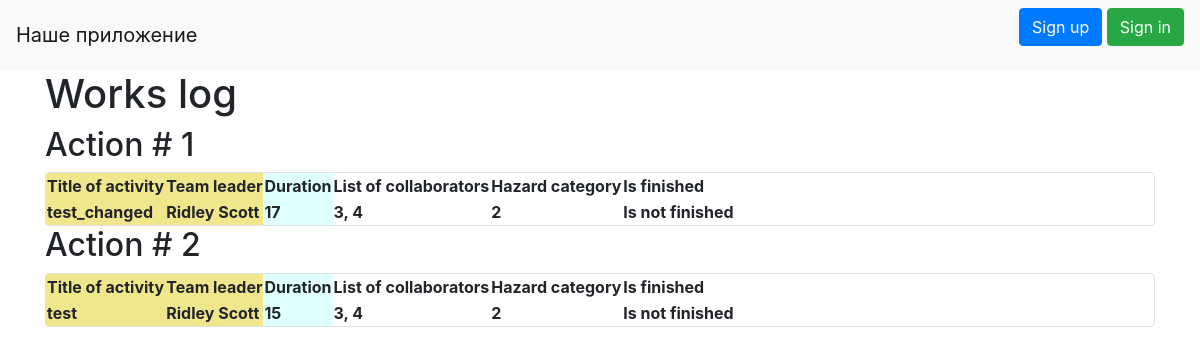
The page / on the database its author committed.
### data/jobs.py (models this page shows)
class Jobs(SqlAlchemyBase, SerializerMixin):
    __tablename__ = 'jobs'
    id = sqlalchemy.Column(sqlalchemy.Integer, primary_key=True, autoincrement=True)
    team_leader = sqlalchemy.Column(sqlalchemy.Integer, sqlalchemy.ForeignKey("users.id"))
    job = sqlalchemy.Column(sqlalchemy.String, nullable=True)
    work_size = sqlalchemy.Column(sqlalchemy.Integer, nullable=True)
    collaborators = sqlalchemy.Column(sqlalchemy.String, nullable=True)
    hazard = sqlalchemy.Column(sqlalchemy.Integer, sqlalchemy.ForeignKey("hazards.id"))
    start_date = sqlalchemy.Column(sqlalchemy.DateTime, default=datetime.datetime.now)
    end_date = sqlalchemy.Column(sqlalchemy.DateTime, default=datetime.datetime.now)
    is_finished = sqlalchemy.Column(sqlalchemy.Boolean, nullable=True)
    creater = sqlalchemy.Column(sqlalchemy.Integer, default=1, nullable=True)
    user = orm.relation('User')

### main.py (the view)
@app.route('/')
def index():
    db_sess = db_session.create_session()
    jobs = db_sess.query(Jobs).filter(Jobs.id > 0).all()
    for i in jobs:
        if i.is_finished:
            i.is_finished1 = 'Is finished'
        else:
            i.is_finished1 = 'Is not finished'
        user = db_sess.query(User).filter(User.id == i.team_leader).first()
        i.team_leader1 = user.name + ' ' + user.surname
    return render_template("index.html", jobs=jobs)

### data/db_session.py (called while the page is built)
def create_session() -> Session:
    global __factory
    return __factory()

### templates/index.html (shortened to what this page needs)
{% extends "base.html" %}
{% block content %}
<h1>Works log</h1>
{% for item in jobs%}
<h2>Action # {{item.id}}</h2>
<div class="col-md6 border rounded">
    <table>
  <colgroup>
    <col span="2" style="background:Khaki">
    <col style="background-color:LightCyan">
  </colgroup>
  <tr>
    <th>Title of activity</th>
    <th>Team leader</th>
    <th>Duration</th>
    <th>List of collaborators</th>
      <th>Hazard category</th>
      <th>Is finished</th>
  </tr>
  <tr>
    <th>{{item.job}}</th>
    <th>{{item.team_leader1}}</th>
    <th>{{item.work_size}}</th>
    <th>{{item.collaborators}}</th>
      <th>{{item.hazard}}</th>
      <th>{{item.is_finished1}}</th>
  </tr>
</table>
</div>
{% endfor %}
{% endblock %}ml>

### templates/base.html (shortened to what this page needs)
<!doctype html>
<html lang="en">
<head>
    <link rel="stylesheet"
          href="https://stackpath.bootstrapcdn.com/bootstrap/4.4.1/css/bootstrap.min.css"
>
</head>
<body>
<header>
    <nav class="navbar navbar-light bg-light">
        <a class="navbar-brand" href="#">Наше приложение</a>
        {% if current_user.is_authenticated %}
    <a class="navbar-brand" href="/logout">{{ current_user.surname }} {{ current_user.name }}</a>
{% else %}
    <p>
        <a class="btn btn-primary " href="/register">Sign up</a>
        <a class="btn btn-success" href="/login">Sign in</a>
    </p>
{% endif %}
    </nav>
</header>
<main role="main" class="container">
    {% block content %}{% endblock %}
</main>
</body>
</html>

### rows shown on the page
Jobs: id "1", job "test_changed", team_leader1 "Ridley Scott", work_size "17", collaborators "3, 4", hazard "2", is_finished1 "Is not finished"
Jobs: id "2", job "test", team_leader1 "Ridley Scott", work_size "15", collaborators "3, 4", hazard "2", is_finished1 "Is not finished"
